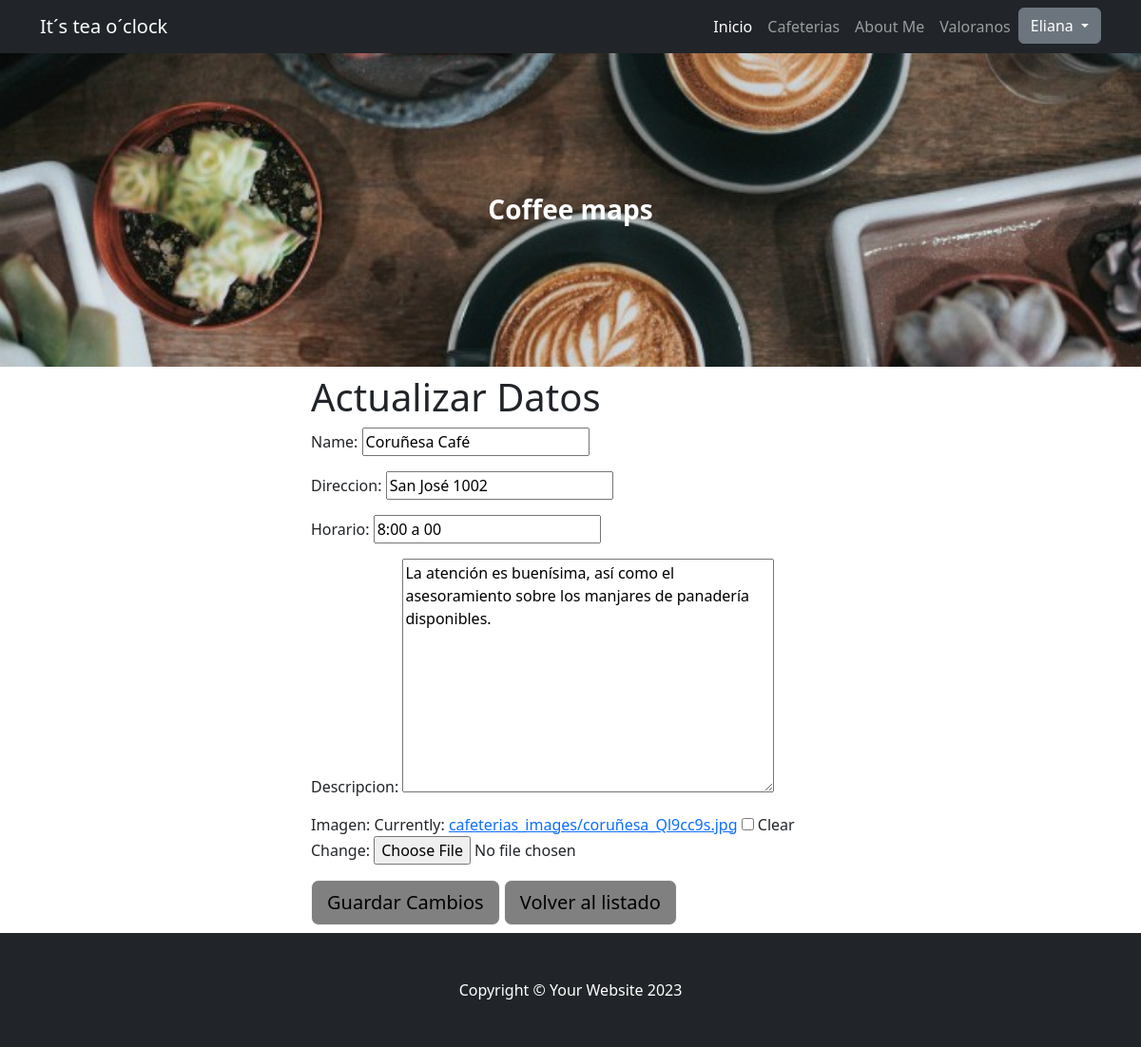
The page /app/editar/30/ (signed in) on the database its author committed.
### App1/models.py (models this page shows, shortened)
class Cafeterias(models.Model):
    user = models.ForeignKey(User, on_delete=models.CASCADE, null=True, blank=True)
    name = models.CharField(max_length=20)
    direccion = models.CharField(max_length=200)
    horario = models.CharField(max_length=20)
    descripcion = models.TextField()
    imagen = models.ImageField(upload_to='cafeterias_images/', blank=True, null=True)

### App1/views.py (the view, shortened to what this page needs)
# urls.py: path('editar/<int:pk>/', CafeteriaEditarView.as_view(), name = "EditarCafeteria"),
class CafeteriaEditarView(LoginRequiredMixin, UpdateView):
    template_name = 'App1/editarCafeteria.html'
    def get(self, request, pk):
        cafeteria = Cafeterias.objects.get(pk=pk)
        form = UpdateFormulario(instance=cafeteria)
        context = {'form': form, 'cafeteria': cafeteria}
        return render(request, self.template_name, context)

### App1/forms.py
class UpdateFormulario(forms.ModelForm):
      class Meta:
        model = Cafeterias
        fields = ['name', 'direccion', 'horario', 'descripcion', 'imagen']

### App1/templates/App1/editarCafeteria.html (shortened to what this page needs)
{%extends "App1/base.html"%}
{%load static%}
{%block editar%}
<section class="py-1">
    <div class="container my-1">
        <div class="row justify-content-center">
            <div class="col-lg-6">
            <h1>Actualizar Datos</h1>
                <form method="post" enctype="multipart/form-data">
                    {{ form.as_p }}
                    <input class="btn btn-lg btn-light" style="background-color:grey" type="submit" value="Guardar Cambios">
                    <a class="btn btn-lg btn-light" style="background-color:grey" href="{% url 'ListaCafeterias' %}">Volver al listado</a>
                </form>
            </div>
        </div>
    </div>
</section>
{%endblock editar%}

### App1/templates/App1/base.html (shortened to what this page needs)
<!DOCTYPE html>
{%load static%}
<html lang="en">
    <head>
        <link href="{% static 'App1/css/styles.css' %}" rel="stylesheet" />
    </head>
    <body>
        <nav class="navbar navbar-expand-lg navbar-dark bg-dark">
            <div class="container">
                <a class="navbar-brand" href="#!">It´s tea o´clock</a>
                <div class="collapse navbar-collapse" id="navbarSupportedContent">
                    <ul class="navbar-nav ms-auto mb-2 mb-lg-0">
                        <li class="nav-item"><a class="nav-link active" aria-current="page" href="{%url 'Inicio'%}">Inicio</a></li>
                        <li class="nav-item"><a class="nav-link" href="{%url 'ListaCafeterias'%}">Cafeterias</a></li>
                        <li class="nav-item"><a class="nav-link" href="{%url 'AboutMe'%}">About Me</a></li>
                        {%if request.user.is_authenticated%}
                        <li class="nav-item"><a class="nav-link" href="{% url 'Valoranos' %}">Valoranos</a></li>
                         {%endif%}
                    {% if request.user.is_authenticated %}
                        <div class="dropdown">
                            <button class="btn btn-secondary dropdown-toggle" type="button" id="dropdownMenuButton1" data-bs-toggle="dropdown" aria-expanded="false">
                                {{ request.user.first_name }}
                            </button>
                        </div>
                    {% endif %}
                    </ul>
                </div>
            </div>
        </nav>
        <header class="py-5 bg-image-full" style="background-image: url({% static 'App1/assets/img/portada.jpg' %}); padding: 100px 0 !important;">
            <div class="text-center my-5">
                <h1 class="text-white fs-3 fw-bolder">Coffee maps</h1>
            </div>
        </header>
        {%block editar%}
        {%endblock editar%}
        <footer class="py-5 bg-dark">
            <div class="container"><p class="m-0 text-center text-white">Copyright &copy; Your Website 2023</p></div>
        </footer>
    </body>
</html>

### rows shown on the page
Cafeterias: name "Coruñesa Café", direccion "San José 1002", horario "8:00 a 00", descripcion "La atención es buenísima, así como el asesoramiento sobre los manjares de panadería disponibles."

### other values the page prints
{{ request.user.first_name }} "Eliana"
